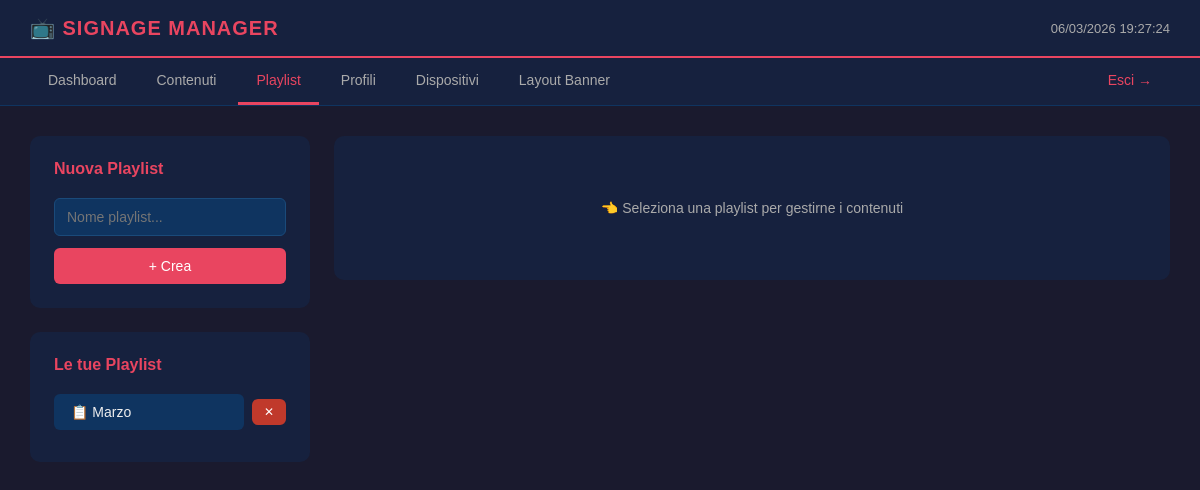
Before: /playlist.php (signed in) with the older database file.
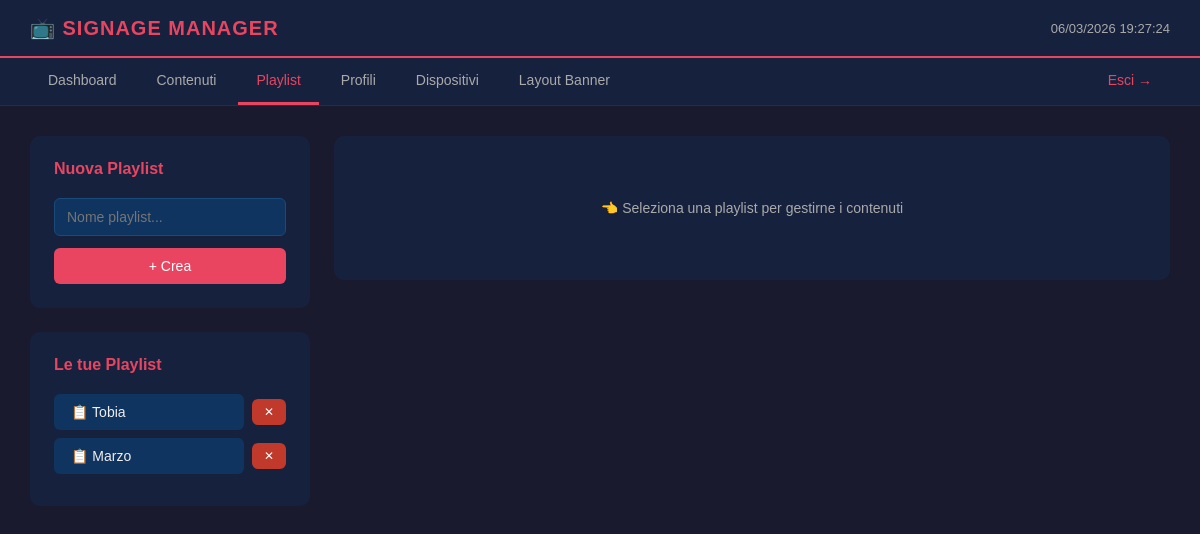
After: the same page with the newer database file.
### tables this page shows
CREATE TABLE playlist (
    id INTEGER PRIMARY KEY AUTOINCREMENT,
    nome TEXT NOT NULL,
    creato_il DATETIME DEFAULT CURRENT_TIMESTAMP
);

### playlist.php (the view, shortened to what the changed rows need)
<?php
$db = getDB();
$playlist_attiva = isset($_GET['p']) ? intval($_GET['p']) : null;
$playlists       = $db->query('SELECT * FROM playlist ORDER BY creato_il DESC')->fetchAll(PDO::FETCH_ASSOC);
require_once 'includes/header.php';
?>
<div class="container" style="display:grid; grid-template-columns:280px 1fr; gap:24px;">
    <div>
        <div class="box">
            <h2>Nuova Playlist</h2>
        </div>
        <div class="box">
            <h2>Le tue Playlist</h2>
            <?php if (empty($playlists)): ?>
                <div class="vuoto">Nessuna playlist ancora.</div>
            <?php else: ?>
                <?php foreach ($playlists as $pl): ?>
                <div style="display:flex; gap:8px; margin-bottom:8px; align-items:center;">
                    <a href="/playlist.php?p=<?php echo $pl['id']; ?>"
                       style="flex:1; display:flex; align-items:center; padding:10px 14px;
                              background:#0f3460; border-radius:6px; font-size:14px;
                              text-decoration:none; color:#eee;
                              border-left:3px solid <?php echo $playlist_attiva == $pl['id'] ? '#e94560' : 'transparent'; ?>;">
                        📋 <?php echo htmlspecialchars($pl['nome']); ?>
                    </a>
                    <a href="/playlist.php?elimina_playlist=<?php echo $pl['id']; ?>"
                       class="btn btn-sm btn-danger"
                       onclick="return confirm('Eliminare questa playlist?')">✕</a>
                </div>
                <?php endforeach; ?>
            <?php endif; ?>
        </div>
    </div>
</div>
<?php require_once 'includes/footer.php'; ?>

Changed rows visible on the page:
added playlist: nome "Tobia"
